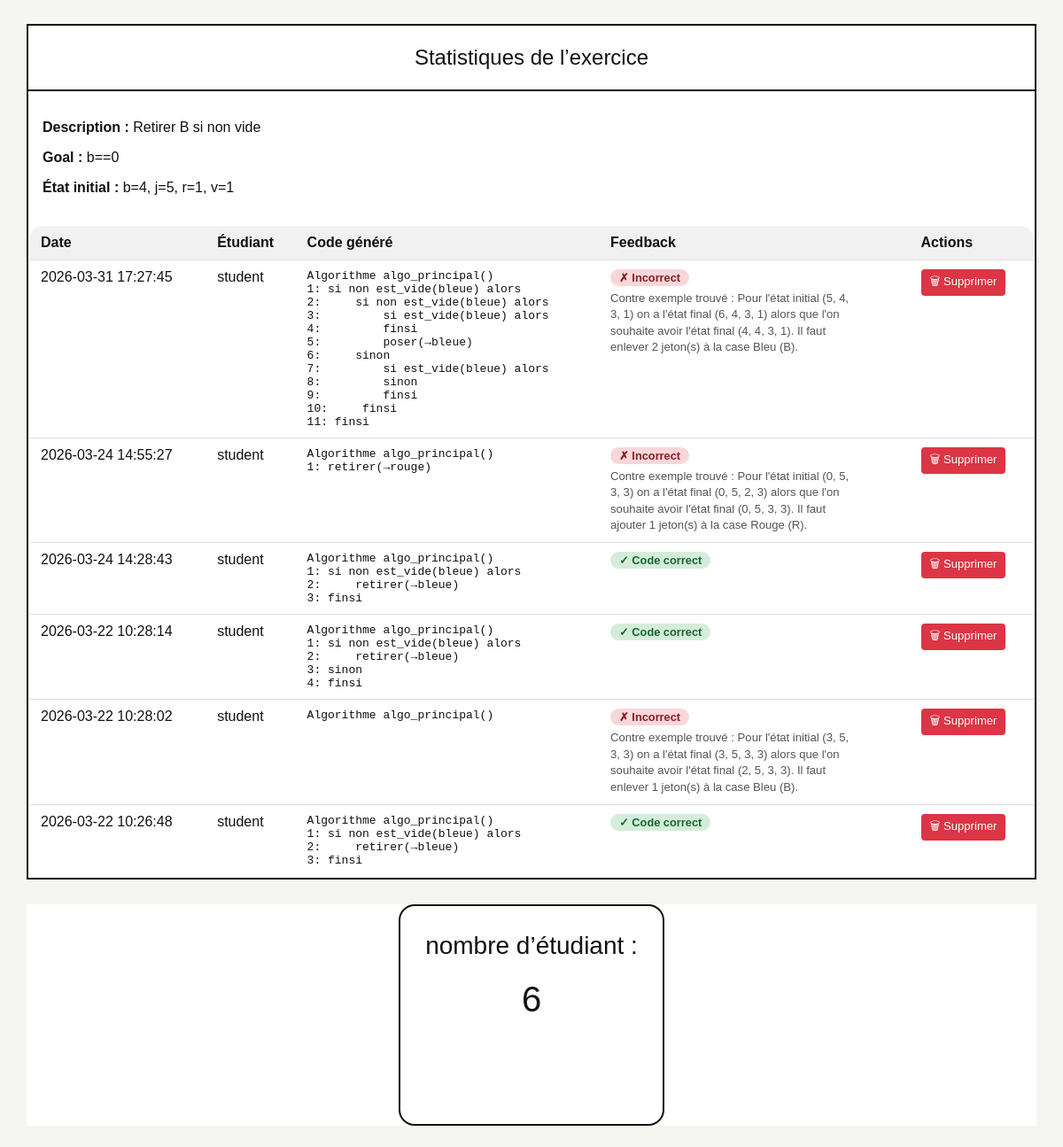
Before: /teacher/session/5 (signed in, lower part) with the older database file.
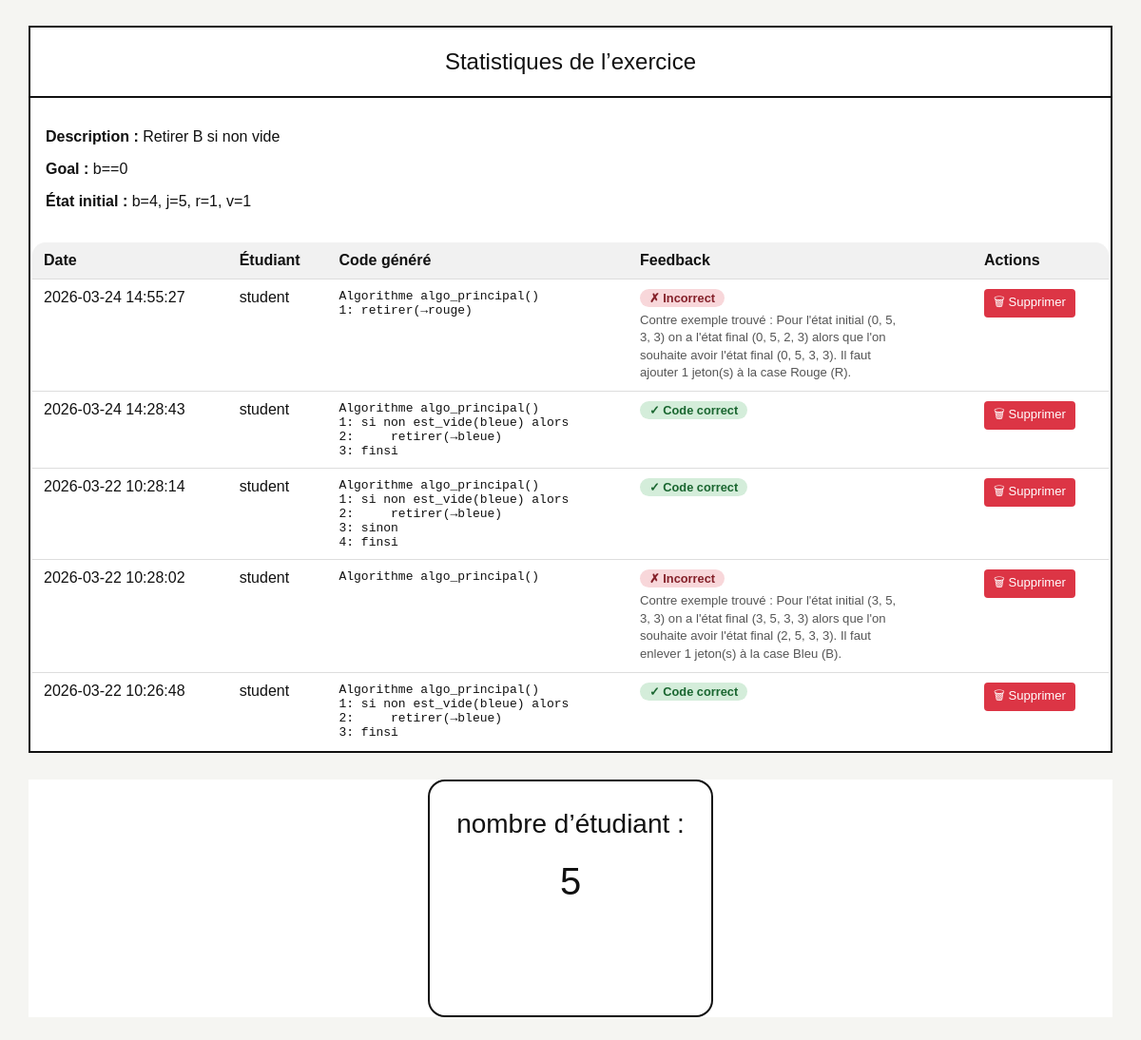
After: the same page with the newer database file.
### tables this page shows
CREATE TABLE submissions (
        id INTEGER PRIMARY KEY AUTOINCREMENT,
        exercise_id INTEGER NOT NULL,
        student_id INTEGER NOT NULL,
        blocks_json TEXT NOT NULL,
        generated_code TEXT NOT NULL,
        feedback_json TEXT,
        created_at DATETIME DEFAULT CURRENT_TIMESTAMP, is_correct INTEGER NOT NULL DEFAULT 0,
        FOREIGN KEY (exercise_id) REFERENCES exercises(id),
        FOREIGN KEY (student_id) REFERENCES users(id)
    );

CREATE TABLE users (
        id INTEGER PRIMARY KEY AUTOINCREMENT,
        username TEXT UNIQUE NOT NULL,
        password TEXT NOT NULL,
        role TEXT NOT NULL CHECK(role IN ('teacher','student'))
    );

### app.py (the view)
@app.route('/teacher/session/<int:exercise_id>')
@login_required('teacher')
def teacher_session(exercise_id):
    ex, _ = get_exercise(exercise_id)
    if not ex:
        return redirect(url_for('teacher_dashboard'))
    db = get_db()
    rows = db.execute('''
        SELECT s.*, u.username FROM submissions s JOIN users u ON u.id=s.student_id WHERE exercise_id=? ORDER BY created_at DESC
    ''', (exercise_id,)).fetchall()
    submissions = []
    for row in rows:
        s = dict(row)
        try:
            s['feedback'] = json.loads(s['feedback_json']) if s['feedback_json'] else {}
        except Exception:
            s['feedback'] = {}
        submissions.append(s)
    return render_template('teacher_session.html', exercise=ex, submissions=submissions)

### app.py (called while the page is built)
def get_db():
    if 'db' not in g:
        g.db = sqlite3.connect(DB_PATH)
        g.db.row_factory = sqlite3.Row
    return g.db

def login_required(role=None):
    def deco(fn):
        @wraps(fn)
        def wrapper(*args, **kwargs):
            if 'user_id' not in session:
                return redirect(url_for('login'))
            if role and session.get('role') != role:
                return redirect(url_for('index'))
            return fn(*args, **kwargs)
        return wrapper
    return deco

def get_exercise(exercise_id: int):
    db = get_db()
    ex = db.execute('SELECT * FROM exercises WHERE id=?', (exercise_id,)).fetchone()
    rules = db.execute('SELECT * FROM exercise_rules WHERE exercise_id=? ORDER BY position,id', (exercise_id,)).fetchall()
    return ex, rules

### templates/teacher_session.html (shortened to what this page needs)
{% extends 'base.html' %}
{% block content %}
<div class="session-layout">
  <section class="stats-panel">
    <div class="panel-title">Statistiques de l’exercice</div>
    <div class="exercise-meta">
      <p><b>Description :</b> {{ exercise.description }}</p>
      <p><b>Goal :</b> {{ exercise.goal_condition }}</p>
      <p><b>État initial :</b> b={{ exercise.init_b }}, j={{ exercise.init_j }}, r={{ exercise.init_r }}, v={{ exercise.init_v }}</p>
    </div>
    <table class="data-table">
      <thead><tr><th>Date</th><th>Étudiant</th><th>Code généré</th><th>Feedback</th><th>Actions</th></tr></thead>
      <tbody>
      {% for s in submissions %}
        <tr id="row-{{ s.id }}">
          <td>{{ s.created_at }}</td>
          <td>{{ s.username }}</td>
          <td><pre class="mini-pre">{{ s.generated_code }}</pre></td>
          <td>
            {% if s.feedback.contre_exemple %}
              <span class="feedback-badge feedback-error">✗ Incorrect</span>
              <div class="feedback-detail">{{ s.feedback.contre_exemple }}</div>
            {% elif s.feedback %}
              <span class="feedback-badge feedback-ok">✓ Code correct</span>
            {% else %}
              <span class="feedback-badge feedback-pending">—</span>
            {% endif %}
          </td>
          <td>
            <button class="delete-submission-btn"
                    data-id="{{ s.id }}"
                    style="background:#dc3545;color:white;border:none;padding:4px 10px;border-radius:4px;cursor:pointer;font-size:0.82em;">
              🗑 Supprimer
            </button>
          </td>
        </tr>
      {% else %}
        <tr><td colspan="5" class="muted">Aucune soumission</td></tr>
      {% endfor %}
      </tbody>
    </table>
  </section>
  <aside class="students-panel">
    <div class="students-box">
      <div class="students-label">nombre d’étudiant :</div>
      <div class="students-value">{{ submissions|length }}</div>
    </div>
  </aside>
</div>
{% endblock %}

Changed rows visible on the page:
removed submissions: created_at "2026-03-31 17:27:45", username "student", generated_code "Algorithme algo_principal() 1: si non est_vide(bleue) alors 2: si non est_vide(bleue) alors 3: si est_vide(bleue) alors 4: finsi 5: poser(→bleue) 6: sinon 7: si est_vide(bleue) alors 8: sinon 9: finsi 10: finsi 11: finsi", feedback.contre_exemple "Contre exemple trouvé : Pour l'état initial (5, 4, 3, 1) on a l'état final (6, 4, 3, 1) alors que l'on souhaite avoir l'état final (4, 4, 3, 1). Il faut enlever 2 jeton(s) à la case Bleu (B)."
Other visible differences:
{{ submissions|length }}: "6" → "5"
